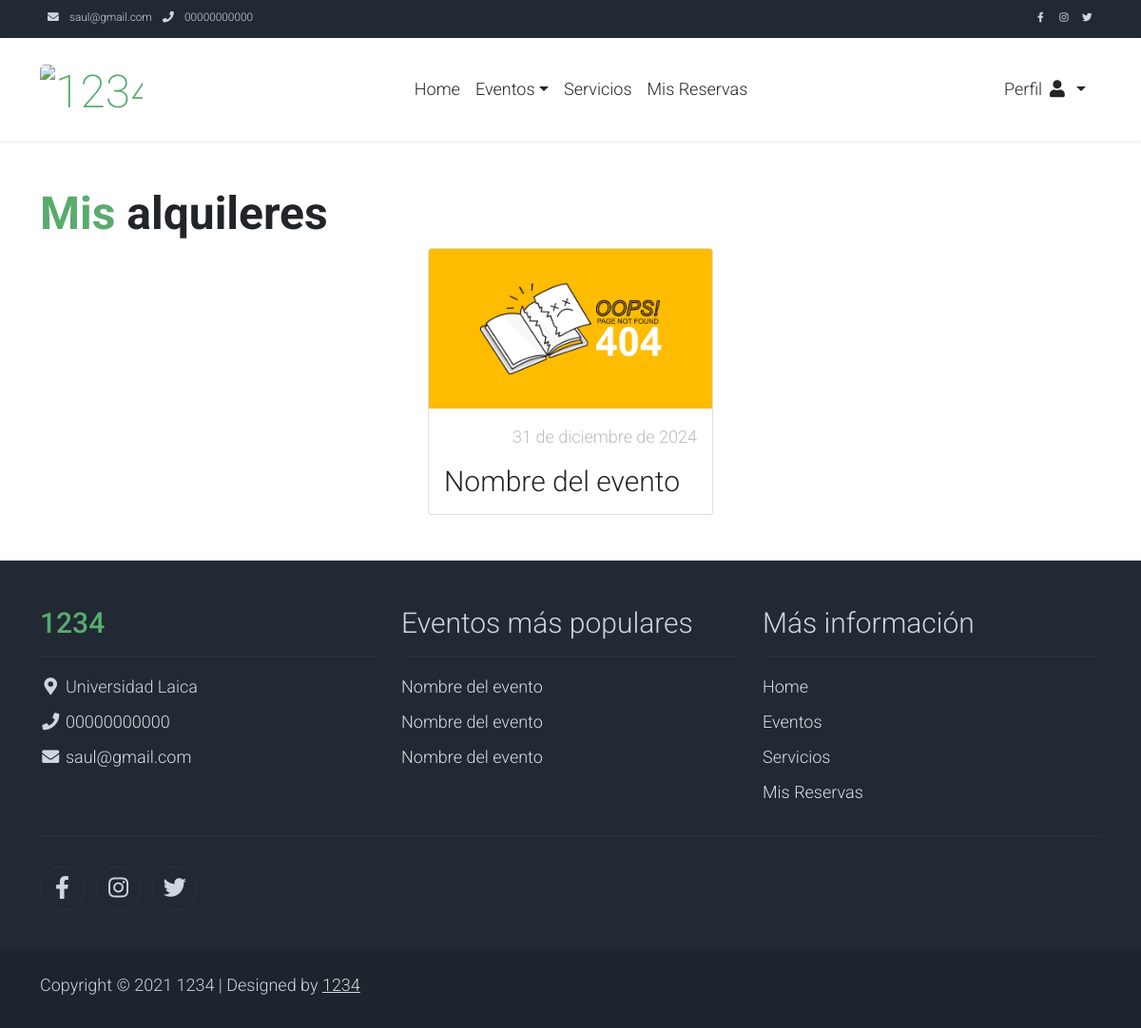
The app's page /alquileres/ (signed in), older data.
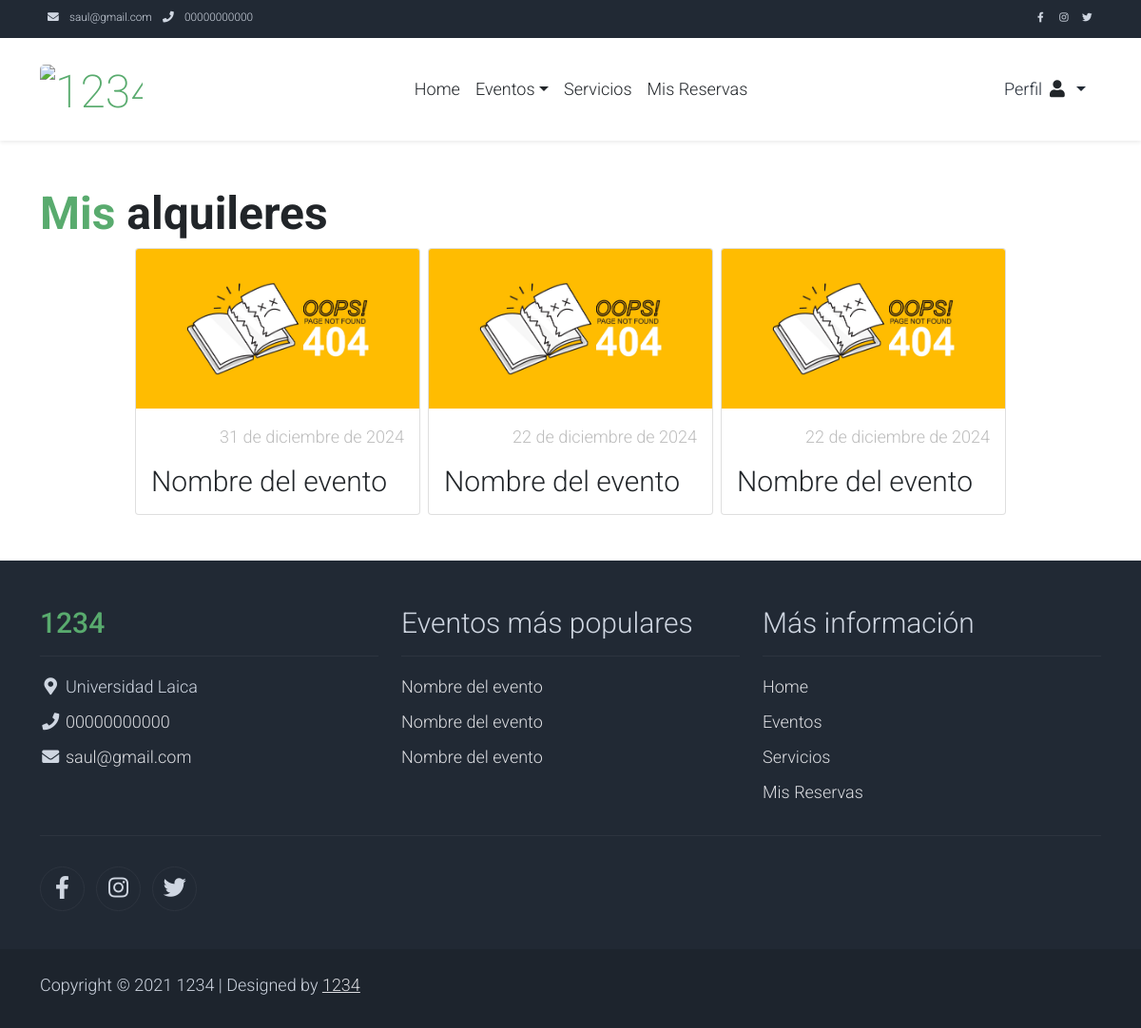
The same page, newer data.
### negocio/models.py (models this page shows, shortened)
class ConfiguracionNegocio(models.Model):
    class Meta:
        verbose_name = "Configuración del Negocio"
        verbose_name_plural = "Configuraciones del Negocio"
    nombre = models.CharField(max_length=100, verbose_name="Nombre")
    logo = CloudinaryField("Logo", blank=True, null=True)
    direccion = models.CharField(max_length=200, verbose_name="Dirección")
    correo = models.EmailField(verbose_name="Correo Electrónico")
    telefono = models.CharField(max_length=15, verbose_name="Teléfono")
    pagina_web = models.URLField(blank=True, null=True, verbose_name="Página Web")
    red_social_facebook = models.URLField(
        blank=True, null=True, verbose_name="Red Social Facebook"
    )
    red_social_x = models.URLField(blank=True, null=True, verbose_name="Red Social X")
    red_social_instagram = models.URLField(
        blank=True, null=True, verbose_name="Red Social Instagram"
    )
    nombre_banco = models.CharField(max_length=50, verbose_name="Nombre del Banco")
    tipo_cuenta = models.CharField(max_length=20, verbose_name="Tipo de Cuenta")
    numero_cuenta = models.CharField(max_length=20, verbose_name="Número de Cuenta")
    objects = ConfiguracionNegocioManager()

### alquileres/models/alquiler.py (models this page shows, shortened)
class Alquiler(models.Model):
    class Meta:
        verbose_name = "Alquiler"
        verbose_name_plural = "Alquileres"
    ESTADO_ALQUILER_CHOICES = [
        ("pendiente", "Pendiente"),
        ("confirmado", "Confirmado"),
        ("completado", "Completado"),
        ("cancelado", "Cancelado"),
    ]
    cliente = models.ForeignKey(User, on_delete=models.CASCADE, verbose_name="Cliente")
    evento = models.ForeignKey(Evento, on_delete=models.CASCADE, verbose_name="Evento")
    fecha_alquiler = models.DateField(verbose_name="Fecha de reserva")
    fecha_creacion = models.DateField(
        auto_now_add=True, verbose_name="Fecha de Creación"
    )
    hora_inicio_alquiler = models.TimeField(
        verbose_name="Hora de Inicio de reserva"
    )
    hora_fin_planificada_alquiler = models.TimeField(
        verbose_name="Hora Fin Planificada de reserva"
    )
    hora_fin_real_alquiler = models.TimeField(
        null=True, blank=True, verbose_name="Hora Fin Real de reserva"
    )
    calificacion_dueno = models.OneToOneField(
        "CalificacionAlquiler",
        on_delete=models.CASCADE,
        related_name="calificacion_dueno",
        null=True,
        blank=True,
        verbose_name="Calificación del Dueño",
    )
    calificacion_cliente = models.OneToOneField(
        "CalificacionAlquiler",
        on_delete=models.CASCADE,
        related_name="calificacion_cliente",
        null=True,
        blank=True,
        verbose_name="Calificación del Cliente",
    )
    observacion = models.CharField(
        max_length=500, blank=True, default="", verbose_name="Observación"
    )
    cantidad_anticipo = models.FloatField(
        default=0.0, verbose_name="Cantidad de Anticipo"
    )
    promociones = models.ManyToManyField(
        Promocion, blank=True, related_name="alquileres", verbose_name="Promociones"
    )
    estado_de_alquiler = models.CharField(
        max_length=20,
        choices=ESTADO_ALQUILER_CHOICES,
        default="pendiente",
        verbose_name="Estado de reserva",
    )
    codigo_confirmacion = models.CharField(
        max_length=10, blank=True, default="", verbose_name="Código de Confirmación"
    )
    correo_electronico_verificado = models.BooleanField(
        default=False, verbose_name="Correo Electrónico Verificado"
    )

### eventos/models/evento.py (models this page shows, shortened)
class Evento(models.Model):
    class Meta:
        verbose_name = 'Evento'
        verbose_name_plural = 'Eventos'
    nombre = models.CharField(max_length=100, default='Nombre del evento', verbose_name='Nombre')
    descripcion = models.CharField(max_length=500, default='Descripción del evento', verbose_name='Descripción')
    valor_referencial = models.FloatField(default=0.0, verbose_name='Valor Referencial')
    numero_horas_permitidas = models.IntegerField(default=0, verbose_name='Número de Horas Permitidas')
    valor_extra_hora = models.FloatField(default=0.0, verbose_name='Valor Extra por Hora')
    tipo_evento = models.ForeignKey(TipoEvento, on_delete=models.CASCADE, verbose_name='Tipo de Evento')

### alquileres/views.py (the view)
# urls.py: path("", views.alquileres, name="alquileres"),
def alquileres(request):
    query = request.GET.get("query", "")
    if not request.user.is_superuser:
        alquileres = Alquiler.objects.filter(cliente=request.user)
    else:
        alquileres = Alquiler.objects.filter()
    if query:
        alquileres = alquileres.filter(
            Q(cliente__username__icontains=query)
            | Q(evento__nombre__icontains=query)
            | Q(observacion__icontains=query)
        )
    queryset = []
    for alquiler in alquileres:
        primera_foto = alquiler.fotos.first()
        if primera_foto:
            imagen_url = primera_foto.foto.url
        else:
            imagen_url = None
        queryset.append(
            {
                "alquiler": alquiler,
                "imagen_url": imagen_url,
            }
        )
    return render(request, "alquileres/alquileres.html", {"alquileres": queryset})

### alquileres/templates/alquileres/alquileres.html (shortened to what this page needs)
{% extends 'alquileres/layout/base.html' %}
{% load static %}
{% block content %}
    <section class="py-5">
        <div class="container" style="width: 100%;">
            {% if request.user.is_superuser %}
                {% include 'core/components/utils/title.html' with titulo="Todos los" texto="alquileres" %}
            {% else %}
                {% include 'core/components/utils/title.html' with titulo="Mis" texto="alquileres" %}
            {% endif %}
            <div class="d-flex flex-wrap gap-2 justify-content-center align-items-center">
                {% if alquileres %}
                    {% for alquiler_item in alquileres %}
                        {% include 'core/components/utils/card.html' with  nombre=alquiler_item.alquiler.evento.nombre descripcion=alquiler_item.alquiler.observacion valor_referencial=alquiler_item.alquiler.fecha_alquiler imagen_url=alquiler_item.imagen_url id_item=alquiler_item.alquiler.id link_url='alquileres:alquiler_detalle' %}
                    {% endfor %}
                {% endif %}
            </div>
        </div>
    </section>
{% endblock %}

### core/templates/core/components/layout/nav.html
<nav class="navbar navbar-expand-lg bg-dark navbar-light d-none d-lg-block"
     id="templatemo_nav_top">
    <div class="container text-light">
        <div class="w-100 d-flex justify-content-between">
            <div>
                <i class="fa fa-envelope mx-2"></i>
                <a class="navbar-sm-brand text-light text-decoration-none"
                   href="mailto:info@company.com">{{ configuracion_negocio.correo }}</a>
                <i class="fa fa-phone mx-2"></i>
                <a class="navbar-sm-brand text-light text-decoration-none"
                   href="tel:010-020-0340">{{ configuracion_negocio.telefono }}</a>
            </div>
            <div>
                <a class="text-light"
                   href="{% if configuracion_negocio.pagina_web %}{{ configuracion_negocio.red_social_facebook }}{% else %}# {% endif %}"
                   target="_blank"
                   rel="sponsored"><i class="fab fa-facebook-f fa-sm fa-fw me-2"></i></a>
                <a class="text-light"
                   href="{% if configuracion_negocio.red_social_instagram %}{{ configuracion_negocio.red_social_instagram }}{% else %}# {% endif %}"
                   target="_blank"><i class="fab fa-instagram fa-sm fa-fw me-2"></i></a>
                <a class="text-light"
                   href="{% if configuracion_negocio.red_social_x %}{{ configuracion_negocio.red_social_x }}{% else %}# {% endif %}"
                   target="_blank"><i class="fab fa-twitter fa-sm fa-fw me-2"></i></a>
            </div>
        </div>
    </div>
</nav>

### core/templates/core/components/utils/card.html (shortened to what this page needs)
{% load static %}
<div class="card" style="width: 100%; max-width: 300px; ">
    <a href="{% url link_url id_item %}">
        <img width="100%"
             src="{% if imagen_url %}{{ imagen_url }}{% else %}{% static 'img/404.jpg' %}{% endif %}"
             class="card-img-top"
             alt="...">
    </a>
    <div class="card-body">
        <ul class="list-unstyled d-flex justify-content-between">
            <li class="text-muted text-right">{{ valor_referencial }}</li>
        </ul>
        <a href="{% url link_url id_item %}"
           class="h2 text-decoration-none text-dark">{{ nombre }}</a>
    </div>
</div>

### core/templates/core/components/layout/footer.html (shortened to what this page needs)
{% load static %}
<footer class="bg-dark" id="tempaltemo_footer">
    <div class="container">
        <div class="row">
            <div class="col-md-4 pt-5">
                <h2 class="h2 text-success border-bottom pb-3 border-light logo">{{ configuracion_negocio.nombre }}</h2>
                <ul class="list-unstyled text-light footer-link-list">
                    <li>
                        <i class="fas fa-map-marker-alt fa-fw"></i>
                        {{ configuracion_negocio.direccion }}
                    </li>
                    <li>
                        <i class="fa fa-phone fa-fw"></i>
                        <a class="text-decoration-none" href="tel:{{ configuracion_negocio.telefono }}">{{ configuracion_negocio.telefono }}</a>
                    </li>
                    <li>
                        <i class="fa fa-envelope fa-fw"></i>
                        <a class="text-decoration-none" href="mailto:{{ configuracion_negocio.correo }}">{{ configuracion_negocio.correo }}</a>
                    </li>
                </ul>
            </div>
            <div class="col-md-4 pt-5">
                <h2 class="h2 text-light border-bottom pb-3 border-light">Eventos más populares</h2>
                <ul class="list-unstyled text-light footer-link-list">
                    {% for evento in eventos_mas_gustados %}
                        <li>
                            <a class="text-decoration-none" href="{% url 'eventos:evento_detalle' evento.id %}">{{ evento.nombre }}</a>
                        </li>
                    {% endfor %}
                </ul>
            </div>
            <div class="col-md-4 pt-5">
                <h2 class="h2 text-light border-bottom pb-3 border-light">Más información</h2>
                <ul class="list-unstyled text-light footer-link-list">
                    <li>
                        <a class="text-decoration-none" href="{% url 'core:home' %}">Home</a>
                    </li>
                    <li>
                        <a class="text-decoration-none" href="{% url 'eventos:eventos' %}">Eventos</a>
                    </li>
                    <li>
                        <a class="text-decoration-none" href="{% url 'servicios:servicios' %}">Servicios</a>
                    </li>
                    <li>
                        <a class="text-decoration-none" href="{% url 'alquileres:alquileres' %}">
                            {% if request.user.is_superuser %}
                                Reservas de eventos
                            {% else %}
                                Mis Reservas
                            {% endif %}
                        </a>
                    </li>
                </ul>
            </div>
        </div>
        <div class="row text-light mb-4">
            <div class="col-12 mb-3">
                <div class="w-100 my-3 border-top border-light"></div>
            </div>
            <div class="col-auto me-auto">
                <ul class="list-inline text-left footer-icons">
                    <li class="list-inline-item border border-light rounded-circle text-center">
                        <a class="text-light text-decoration-none"
                           target="_blank"
                           href="{% if configuracion_negocio.red_social_facebook %}{{ configuracion_negocio.red_social_facebook }}{% else %}# {% endif %}">
                            <i class="fab fa-facebook-f fa-lg fa-fw"></i>
                        </a>
                    </li>
                    <li class="list-inline-item border border-light rounded-circle text-center">
                        <a class="text-light text-decoration-none"
                           target="_blank"
                           href="{% if configuracion_negocio.red_social_instagram %}{{ configuracion_negocio.red_social_instagram }}{% else %}# {% endif %}">
                            <i class="fab fa-instagram fa-lg fa-fw"></i>
                        </a>
                    </li>
                    <li class="list-inline-item border border-light rounded-circle text-center">
                        <a class="text-light text-decoration-none"
                           target="_blank"
                           href="{% if configuracion_negocio.red_social_x %}{{ configuracion_negocio.red_social_x }}{% else %}# {% endif %}">
                            <i class="fab fa-twitter fa-lg fa-fw"></i>
                        </a>
                    </li>
                </ul>
            </div>
        </div>
    </div>
    <div class="w-100 bg-black py-3">
        <div class="container">
            <div class="row pt-2">
                <div class="col-12">
                    <p class="text-left text-light">
                        Copyright &copy; 2021 {{ configuracion_negocio.nombre }}
                        | Designed by <a rel="sponsored" href="https://templatemo.com" target="_blank">{{ configuracion_negocio.nombre }}</a>
                    </p>
                </div>
            </div>
        </div>
    </div>
</footer>

Row changes from the older to the newer data that the page shows:
added Alquiler: fecha_alquiler "22 de diciembre de 2024", {{ nombre }} "Nombre del evento"
added Alquiler: fecha_alquiler "22 de diciembre de 2024", {{ nombre }} "Nombre del evento"
